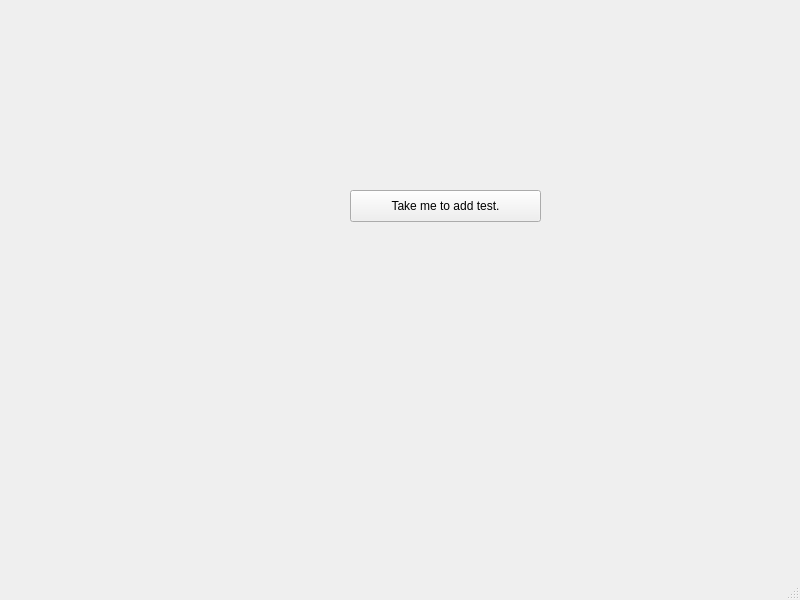
<?xml version="1.0" encoding="UTF-8"?>
<ui version="4.0">
 <class>ShowTestimonials</class>
 <widget class="QMainWindow" name="ShowTestimonials">
  <property name="geometry">
   <rect>
    <x>0</x>
    <y>0</y>
    <width>800</width>
    <height>600</height>
   </rect>
  </property>
  <property name="windowTitle">
   <string>MainWindow</string>
  </property>
  <widget class="QWidget" name="centralwidget">
   <widget class="QPushButton" name="pushButton">
    <property name="geometry">
     <rect>
      <x>350</x>
      <y>190</y>
      <width>191</width>
      <height>32</height>
     </rect>
    </property>
    <property name="text">
     <string>Take me to add test.</string>
    </property>
   </widget>
  </widget>
  <widget class="QMenuBar" name="menubar">
   <property name="geometry">
    <rect>
     <x>0</x>
     <y>0</y>
     <width>800</width>
     <height>22</height>
    </rect>
   </property>
  </widget>
  <widget class="QStatusBar" name="statusbar"/>
 </widget>
 <resources/>
 <connections/>
</ui>
